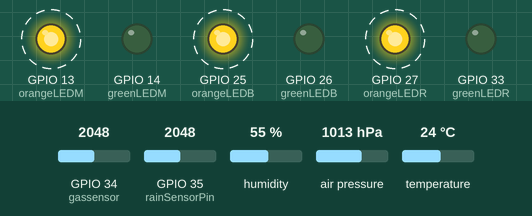
Simulated run of this sketch. Board: ESP32. Parts: output pins drawn as LEDs (lit = HIGH). Dashed ring = blinking. The inputs (shaded band) are chosen by the test bench; at power-on: GPIO 35 (rainSensorPin) = 2048, GPIO 34 (gassensor) = 2048, humidity 55 %, air pressure 1013 hPa, temperature 24 °C. What the sketch prints to the serial monitor is not drawn.

Above: at 3.8 s.
3.9 s: GPIO 35 (rainSensorPin) set to 2866
12.4 s: GPIO 34 (gassensor) set to 1228
19.5 s: GPIO 34 (gassensor) set to 122
25.5 s: GPIO 34 (gassensor) set to 1040
29.0 s: GPIO 34 (gassensor) set to 960
32.5 s: GPIO 35 (rainSensorPin) set to 3972
Timing chart, 0 to 38.5 s (numbered marks = the images above; inputs shaded):
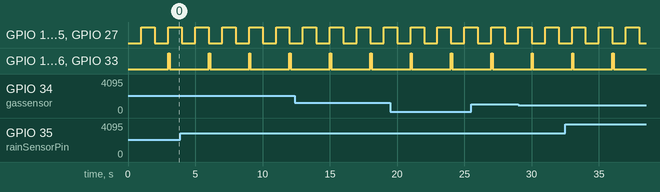

Measured:
- by itself, GPIO 13 (orangeLEDM), GPIO 25 (orangeLEDB), GPIO 27 (orangeLEDR): alternates HIGH for 1.0 s and LOW for 1.0 s
- by itself, GPIO 14 (greenLEDM), GPIO 26 (greenLEDB), GPIO 33 (greenLEDR): alternates HIGH for 0.10 s and LOW for 2.9 s

The sketch:

OnlyHardware_Working_breadboard_testing.ino
```cpp
#include <Wire.h>
#include <Adafruit_Sensor.h>
#include <Adafruit_BME280.h>
//-------------------- RAIN SENSOR -----------------
const int rainSensorPin = 35;
const int orangeLEDR = 27;
const int greenLEDR = 33;


// ------------- BME280 PINS ----------------------
const int orangeLEDB = 25;    // Orange LED for working indication
const int greenLEDB = 26;     // Green LED for comm indication

// --------------- MQ135 PINS ------------------
const int orangeLEDM = 13;    // Orange LED for working indication
const int greenLEDM = 14;     // Green LED for comm indication
const int gassensor = 34;     // MQ135 Analog Output (via 3.3V voltage divider)

// ==========================================
// --- CALIBRATION SETTINGS For MQ135 ---
// ==========================================
const float KALYAN_CURRENT_AQI = 97.0;  // Real-world AQI baseline
const float MY_RAW_READING = 600.0;     // <-- Change this based on your raw Serial outputs!

// The ESP32 calculates a custom ratio based on your specific sensor
const float AQI_MULTIPLIER = KALYAN_CURRENT_AQI / MY_RAW_READING;

// Create an instance of the BME280 sensor
Adafruit_BME280 bme;

#define SEALEVELPRESSURE_HPA (1013.25)

// --- TIMING CONFIGURATION (NON-BLOCKING) ---
const unsigned long ORANGE_BLINK_INTERVAL = 1000; // 1 second heartbeat
const unsigned long SENSOR_READ_INTERVAL = 3000;  // Read data every 3 seconds
const unsigned long GREEN_LED_DURATION = 100;     // Green flashes for 100ms

unsigned long lastOrangeToggle = 0;
unsigned long lastSensorRead = 0;
unsigned long greenLedTriggerTime = 0;

bool orangeState = LOW;
bool greenLedsActive = false;

void setup() {

  // RAIN SENSOR
pinMode(rainSensorPin, INPUT);
pinMode(greenLEDR, OUTPUT);
  pinMode(orangeLEDR, OUTPUT);

  // BME280 LED Configurations
  pinMode(greenLEDB, OUTPUT);
  pinMode(orangeLEDB, OUTPUT);

  // MQ135 Configurations
  pinMode(gassensor, INPUT);
  pinMode(greenLEDM, OUTPUT);
  pinMode(orangeLEDM, OUTPUT);

  Serial.begin(115200);
  while(!Serial); // Wait for Serial Monitor to open

  Serial.println(F("\n----- MAIN BREADBOARD TESTING -----"));
  Serial.println("==========================================");
  Serial.println("Calibrated MQ135 Gas Sensor Starting!!");
  Serial.println("==========================================");
  Serial.print("Current Calibration Multiplier: ");
  Serial.println(AQI_MULTIPLIER, 4);
  Serial.println(F("\n=========================================="));
  Serial.println(F("    LM393 Rain Sensor Starting     "));
  Serial.println(F("=========================================="));

  // Initialize BME280
  if (!bme.begin(0x76)) {
    Serial.println(F("Could not find a valid BME280 sensor, check wiring!"));
    // Fast lockup flash on BME Orange LED if hardware initialization fails
    while (1) {
      digitalWrite(orangeLEDB, HIGH);
      delay(100);
      digitalWrite(orangeLEDB, LOW);
      delay(100);
    }
  }

  Serial.println("==========================================");
  Serial.println(F("BME280 Sensor successfully initialized!\n"));
  Serial.println("==========================================");
}

void loop() {
  unsigned long currentMillis = millis();

  // 1. HEARTBEAT: Continuously blink BOTH Orange LEDs every 1000ms completely independently
  if (currentMillis - lastOrangeToggle >= ORANGE_BLINK_INTERVAL) {
    lastOrangeToggle = currentMillis;
    orangeState = !orangeState; // Toggle high/low state

    digitalWrite(orangeLEDB, orangeState);
    digitalWrite(orangeLEDM, orangeState);
    digitalWrite(orangeLEDR, orangeState);

  }

  // 2. DATA ACQUISITION & PRINTING: Runs smoothly every 3 seconds
  if (currentMillis - lastSensorRead >= SENSOR_READ_INTERVAL) {
    lastSensorRead = currentMillis;

    // Fire both green communication LEDs instantly
    digitalWrite(greenLEDB, HIGH);
    digitalWrite(greenLEDM, HIGH);
    digitalWrite(greenLEDR, HIGH);
    greenLedTriggerTime = currentMillis;
    greenLedsActive = true;

    // --- MQ135 Gas Sensor Logic ---
    int gasValue = analogRead(gassensor);
    int aqi = gasValue * AQI_MULTIPLIER;

    Serial.println("=========================================");
    Serial.print("Raw Gas ADC: ");
    Serial.print(gasValue);
    Serial.print(" -> Calculated AQI: ");
    Serial.print(aqi);

    if (aqi <= 50) {
      Serial.println(" | Excellent (Fresh Air) 🍃");
    }
    else if (aqi > 50 && aqi <= 100) {
      Serial.println(" | Moderate (Acceptable Air) 😐");
    }
    else if (aqi > 100 && aqi <= 200) {
      Serial.println(" | Poor (Stale / Unhealthy) ⚠️");
    }
    else if (aqi > 200 && aqi <= 300) {
      Serial.println(" | Warning (Chemicals / Vapors Detected) 🧪");
    }
    else {
      Serial.println(" | DANGER! (Heavy Smoke / Gas Leak) 🚨");
    }

    // --- BME280 Climate Logic ---
    float bme_readTemperature = bme.readTemperature();
    float bme_readHumidity = bme.readHumidity();
    float bme_readPressure_hPa = bme.readPressure() / 100.0F;
    float bme_readAltitude = bme.readAltitude(SEALEVELPRESSURE_HPA);

    Serial.print("Temperature = "); Serial.print(bme_readTemperature); Serial.println(" *C");
    Serial.print("Humidity    = "); Serial.print(bme_readHumidity);    Serial.println(" %");
    Serial.print("Pressure    = "); Serial.print(bme_readPressure_hPa); Serial.println(" hPa");
    Serial.print("Approx. Alt = "); Serial.print(bme_readAltitude);    Serial.println(" m");
    Serial.println("=========================================\n");

   // RAIN LOGIC PRINTING


    // Read raw ADC value (0 to 4095)
    int rawRainValue = analogRead(rainSensorPin);

    Serial.print("Raw ADC Value: ");
    Serial.print(rawRainValue);

    // --- RAIN LEVEL CLASSIFICATION METRIC ---
    // Note: You can tweak these thresholds based on your specific sensor pad sensitivity
    if (rawRainValue >= 4000) {
      Serial.println(" -> [STATUS]: Clear Skies / Completely Dry ☀️");
    }
    else if (rawRainValue < 4000 && rawRainValue >= 3200) {
      Serial.println(" -> [STATUS]: Mist / Very Light Drizzling 🌫️");
    }
    else if (rawRainValue < 3200 && rawRainValue >= 2200) {
      Serial.println(" -> [STATUS]: Light Rain / Steady Drops 🌧️");
    }
    else if (rawRainValue < 2200 && rawRainValue >= 1000) {
      Serial.println(" -> [STATUS]: Moderate Rain / Heavy Shower 🌧️🌧️");
    }
    else {
      Serial.println(" -> [STATUS]: DANGER! Torrential Downpour / Flood Risk 🚨");
    }

    Serial.println("------------------------------------------------");


  }

  // 3. AUTOMATIC GREEN LED SHUTOFF: Turns green flags off after exactly 100ms
  if (greenLedsActive && (currentMillis - greenLedTriggerTime >= GREEN_LED_DURATION)) {
    digitalWrite(greenLEDB, LOW);
    digitalWrite(greenLEDM, LOW);
    digitalWrite(greenLEDR, LOW);
    greenLedsActive = false;
  }
}
```
